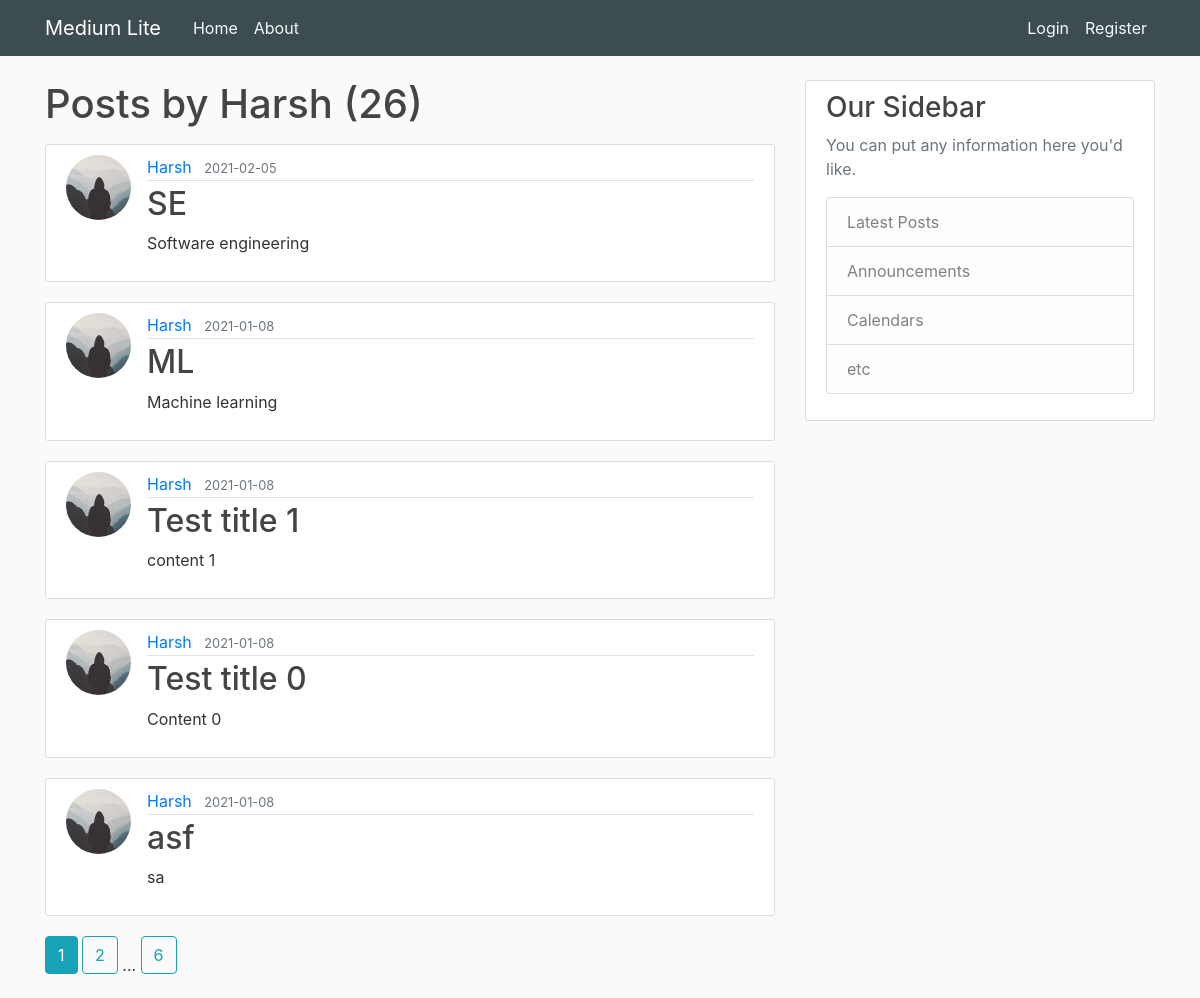
Page /user/Harsh on the committed database.
### flaskblog/models.py (models this page shows, shortened)
class User(db.Model,UserMixin):
    id = db.Column(db.Integer, primary_key=True)
    username = db.Column(db.String(20), unique=True, nullable=False)
    email = db.Column(db.String(120), unique=True, nullable=False)
    image_file = db.Column(db.String(20), nullable=False, default='default.jpg')
    password = db.Column(db.String(60), nullable=False)
    posts = db.relationship('Post', backref='author', lazy=True)

class Post(db.Model):
    id = db.Column(db.Integer, primary_key=True)
    title = db.Column(db.String(100), nullable=False)
    date_posted = db.Column(db.DateTime, nullable=False, default=datetime.utcnow)
    content = db.Column(db.Text, nullable=False)
    user_id = db.Column(db.Integer, db.ForeignKey('user.id'), nullable=True)

### flaskblog/routes.py (the view)
@app.route("/user/<string:username>")
def user_posts(username):
    page = request.args.get('page', 1, type=int)
    user = User.query.filter_by(username=username).first_or_404()
    posts=Post.query.filter_by(author=user).order_by(Post.date_posted.desc()).paginate(page=page,per_page=5)
    return render_template('user_posts.html', posts=posts, user=user)

### flaskblog/templates/user_posts.html
{%extends "layout.html" %}
{%block content%}
        <h1 class="mb-3">Posts by {{user.username}} ({{posts.total}})</h1>
        {%for post in posts.items %}
        <article class="media content-section">
            <img class="rounded-circle article-img" src="{{url_for('static',filename='profile_pic/'+post.author.image_file)}}">
            <div class="media-body">
              <div class="article-metadata">
                <a class="mr-2" href="{{url_for('user_posts',username=post.author.username)}}">{{ post.author.username }}</a>
                <small class="text-muted">{{ post.date_posted.strftime('%Y-%m-%d') }}</small>
              </div>
              <h2><a class="article-title" href="{{url_for('post',post_id=post.id)}}">{{ post.title }}</a></h2>
              <p class="article-content">{{ post.content }}</p>
            </div>
          </article>
        {%endfor%}
          {% for page_num in posts.iter_pages(left_edge=1,right_edge=1,left_current=1,right_current=2) %}
          {% if page_num %}
            {% if posts.page==page_num %}
            <a class="btn btn-info mb-4" href="{{url_for('user_posts',username=user.username,page=page_num)}}">{{page_num}}</a>
            {% else %}
            <a class="btn btn-outline-info mb-4" href="{{url_for('user_posts',username=user.username,page=page_num)}}">{{page_num}}</a>
            {% endif %}
          {% else %}
              ...
          {% endif %}
        {% endfor %}
{%endblock content %}

### flaskblog/static/main.css (style rules this page uses)
body { background: #fafafa; color: #333333; margin-top: 5rem; }
h1, h2, h3, h4, h5, h6 { color: #444444; }
.content-section { background: #ffffff; padding: 10px 20px; border: 1px solid #dddddd; border-radius: 3px; margin-bottom: 20px; }
.article-title { color: #444444; }
.article-content { white-space: pre-line; }
.article-img { height: 65px; width: 65px; margin-right: 16px; }
.article-metadata { padding-bottom: 1px; margin-bottom: 4px; border-bottom: 1px solid #e3e3e3; }

### rows in the picture
User: username "Harsh"
Post: image_file (picture), author.username "Harsh", date_posted "2021-02-05", title "SE", content "Software engineering"
Post: image_file (picture), author.username "Harsh", date_posted "2021-01-08", title "ML", content "Machine learning"
Post: image_file (picture), author.username "Harsh", date_posted "2021-01-08", title "Test title 1", content "content 1"
Post: image_file (picture), author.username "Harsh", date_posted "2021-01-08", title "Test title 0", content "Content 0"
Post: image_file (picture), author.username "Harsh", date_posted "2021-01-08", title "asf", content "sa"

### other values in the picture
{{ posts.total }} "26"
{{ page_num }} "1"
{{ page_num }} "2" "6"
